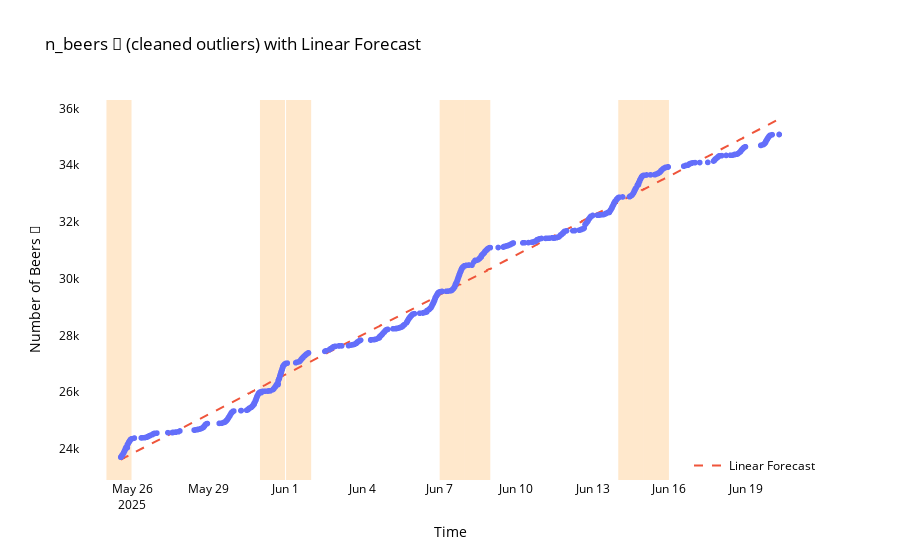

Notebook code cell kept with this figure:
### Markdown cell above
## Rate of Beers
The first few parsed messages are shown below.

### Code cell
# Linear estimate of rate of beers using sklearn and added_df_no_outliers
from sklearn.linear_model import LinearRegression
import numpy as np

data_cleaned = chat_df[chat_df['error']=='none'].copy()

# Prepare X as hours since start, y as n_beers
X = (data_cleaned['hour'] - data_cleaned['hour'].min()).dt.total_seconds().values.reshape(-1, 1) / 3600
y = data_cleaned['n_beers'].values

# Fit linear regression
model = LinearRegression()
model.fit(X, y)
rate_per_hour = model.coef_[0]
intercept = model.intercept_

print(f"Estimated rate of beers per hour: {rate_per_hour:.2f}")
print(f"Intercept: {intercept:.2f}")

# Add linear estimate to DataFrame for plotting
data_cleaned.loc[:,'linear_estimate'] = model.predict(X)

# Create plot using plot_beer_counts and add linear estimate
fig = plot_beer_counts(data_cleaned, title='n_beers 🍻 (cleaned outliers) with Linear Forecast')

# Add linear estimate line
fig.add_trace(go.Scatter(
    x=data_cleaned['datetime'],
    y=data_cleaned['linear_estimate'],
    mode='lines',
    name='Linear Forecast',
    line=dict(dash='dash')
))

# Update legend position
fig.update_layout(legend=dict(x=1, y=0, traceorder='normal', xanchor='right', yanchor='bottom'))
fig.show()

### Figure 1 — Plotly figure (JSON) as saved in the notebook; plotly's stock layout.template omitted (floating-point values rounded to 4 significant figures; data arrays with more than 128 entries replaced by an {"elided": "..."} marker saying what was removed)
{"data": [{"customdata": {"elided": "1908x1 str values"}, "hovertemplate": "datetime=%{x}<br>🍻=%{y}<br>message=%{customdata[0]}<extra></extra>", "legendgroup": "", "marker": {"color": "#636efa", "symbol": "circle"}, "mode": "markers", "name": "", "showlegend": false, "type": "scattergl", "x": {"elided": "1908 str values"}, "xaxis": "x", "y": {"elided": "1908 float values"}, "yaxis": "y"}, {"line": {"dash": "dash"}, "mode": "lines", "name": "Linear Forecast", "type": "scatter", "x": {"elided": "1908 str values"}, "y": {"elided": "1908 float values"}}], "layout": {"font": {"color": "black"}, "legend": {"tracegroupgap": 0, "traceorder": "normal", "x": 1, "xanchor": "right", "y": 0, "yanchor": "bottom"}, "paper_bgcolor": "white", "plot_bgcolor": "white", "shapes": [{"fillcolor": "rgba(255, 140, 0, 0.2)", "layer": "below", "line": {"width": 0}, "type": "rect", "x0": "2025-05-25T00:00:00", "x1": "2025-05-26T00:00:00", "xref": "x", "y0": 0, "y1": 1, "yref": "y domain"}, {"fillcolor": "rgba(255, 140, 0, 0.2)", "layer": "below", "line": {"width": 0}, "type": "rect", "x0": "2025-05-31T00:00:00", "x1": "2025-06-01T00:00:00", "xref": "x", "y0": 0, "y1": 1, "yref": "y domain"}, {"fillcolor": "rgba(255, 140, 0, 0.2)", "layer": "below", "line": {"width": 0}, "type": "rect", "x0": "2025-06-01T00:00:00", "x1": "2025-06-02T00:00:00", "xref": "x", "y0": 0, "y1": 1, "yref": "y domain"}, {"fillcolor": "rgba(255, 140, 0, 0.2)", "layer": "below", "line": {"width": 0}, "type": "rect", "x0": "2025-06-07T00:00:00", "x1": "2025-06-08T00:00:00", "xref": "x", "y0": 0, "y1": 1, "yref": "y domain"}, {"fillcolor": "rgba(255, 140, 0, 0.2)", "layer": "below", "line": {"width": 0}, "type": "rect", "x0": "2025-06-08T00:00:00", "x1": "2025-06-09T00:00:00", "xref": "x", "y0": 0, "y1": 1, "yref": "y domain"}, {"fillcolor": "rgba(255, 140, 0, 0.2)", "layer": "below", "line": {"width": 0}, "type": "rect", "x0": "2025-06-14T00:00:00", "x1": "2025-06-15T00:00:00", "xref": "x", "y0": 0, "y1": 1, "yref": "y domain"}, {"fillcolor": "rgba(255, 140, 0, 0.2)", "layer": "below", "line": {"width": 0}, "type": "rect", "x0": "2025-06-15T00:00:00", "x1": "2025-06-16T00:00:00", "xref": "x", "y0": 0, "y1": 1, "yref": "y domain"}], "title": {"text": "n_beers 🍻 (cleaned outliers) with Linear Forecast"}, "xaxis": {"anchor": "y", "domain": [0, 1], "title": {"text": "Time"}}, "yaxis": {"anchor": "x", "domain": [0, 1], "showgrid": false, "title": {"text": "Number of Beers 🍻"}}}}
